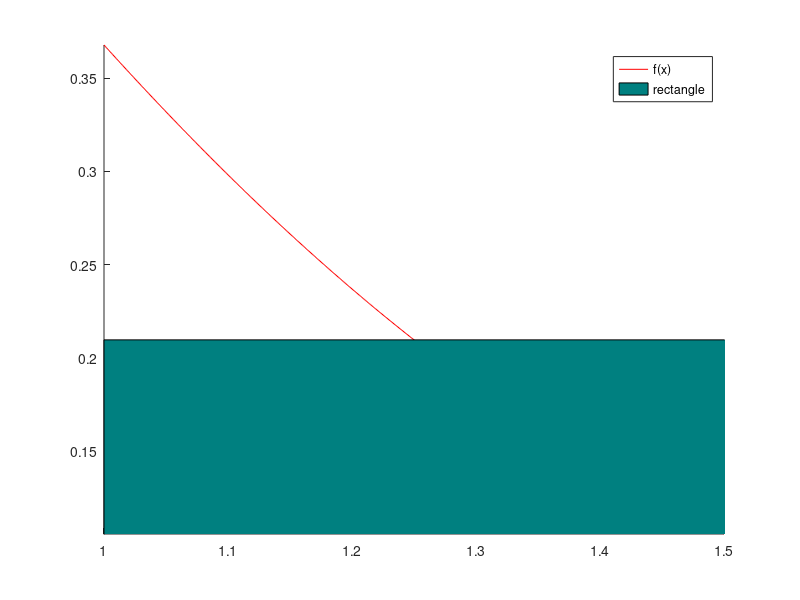

This chart was generated by the following MATLAB code: (Note: this script raises an error after producing the figure.)
clear; clc; format long;

# Problem 1
a = 1;
b = 1.5;
x = [a:0.001:b];

# a
f = @(x) exp(-x .^ 2);
aprox_rectangle_formula = (b-a)*f((a+b)/2)

# b
hold on;
axis([a b f(b) f(a)])
plot(x, f(x), 'Color', 'r');
rectangle('Position', [a 0 b f((a + b)/ 2)], 'FaceColor', [0 .5 .5]);
legend('f(x)', 'rectangle');

# c
aprox_repeated_rectangel_150 = repeatedRectangel(f, a, b, 150)
aprox_repeated_rectangel_500 = repeatedRectangel(f, a, b, 500)

# Problem 2

a = 0;
b = 1;
f = @(x) 2 ./ (1 + x .^ 2);
err = 1e-4;
expected = pi/2;

n = 1;
rmb = romberg(f, a, b, n);

while abs(rmb - expected) >= err
  n = n + 1;
  rmb = romberg(f, a, b, n);
end

step = n
err_romberg = rmb - expected
aprox_romberg = rmb

# Problem 3
format long;

a = 1;
b = 3;
err = 1e-4;

true_value = -1.4260247818;

f = @(x) 100 ./ x .^2 .* sin(10 ./ x);

n1 = 50;
n2 = 100;

adaptive_quad = adaptiveQuad(f, a, b, err)
simpson_n1 = repeatedSimpsons(f, a, b, n1);
simpson_n2 = repeatedSimpsons(f, a, b, n2);

err_adaptive_quad =  abs(true_value - adaptive_quad)
err_simpson_n1 = abs(true_value - simpson_n1)
err_simpson_n2 = abs(true_value - simpson_n2)